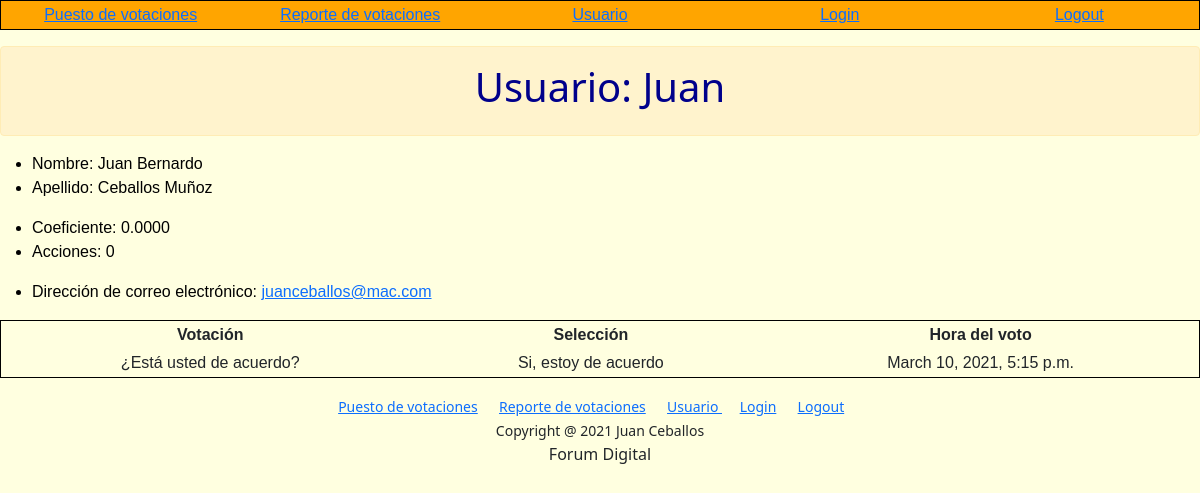
The page /users/ (signed in) on the database as committed earlier.
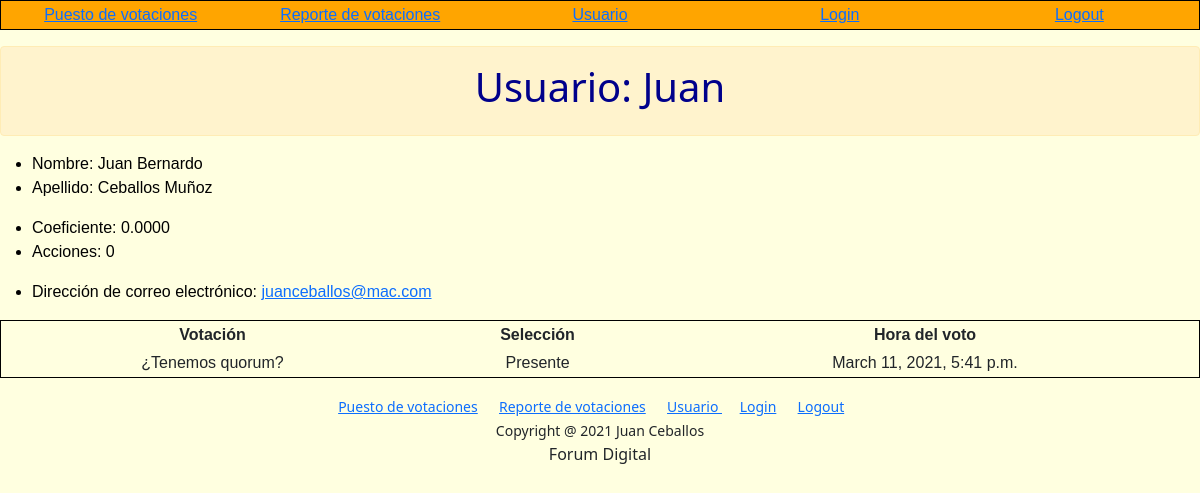
The same page on the database as committed later.
### poll/models.py (models this page shows, shortened)
class Vote(models.Model):
    poll = models.ForeignKey(Poll, on_delete=models.CASCADE, related_name="questions")
    option = models.ForeignKey(Option, on_delete=models.CASCADE, related_name="choices")
    voter = models.ForeignKey(User, on_delete=models.CASCADE, related_name="votes")
    vote_time = models.DateTimeField()

class Poll(models.Model):
    class Method(models.TextChoices):
        MAYORIA_CALIFICADA = 'Mayoria Calificada'
        MAYORIA_SIMPLE = 'Mayoría Simple'
        VERIFICA_QUORUM = 'Verificación del Quorum'
    class Criteria(models.TextChoices):
        INDIVIDUAL = 'Individual'
        COEFICIENT = 'Coeficiente'
        SHARES = 'Acciones'
    question = models.CharField(max_length=127)
    method = models.CharField(max_length=23, choices=Method.choices, default=Method.MAYORIA_CALIFICADA)
    parameter = models.DecimalField(max_digits=2, decimal_places=2,default=0.70)
    criteria = models.CharField(max_length=11, choices=Criteria.choices, default=Criteria.COEFICIENT)
    max_voters = models.IntegerField(default=0)
    max_shares = models.IntegerField(default=0)
    start_time = models.DateTimeField()
    end_time = models.DateTimeField()
    def __str__(self):
        return f"{self.question}"

class Option(models.Model):
    poll = models.ForeignKey(Poll, on_delete=models.CASCADE, related_name="poll")
    answer = models.CharField(max_length=127)
    coeficient = models.DecimalField(max_digits=4, decimal_places=4, default=0.0)
    votes = models.IntegerField(default=0)
    shares = models.IntegerField(default=0)
    def __str__(self):
        return f"{self.answer}"

### users/views.py (the view)
# urls.py: path("", views.index, name="index"),
def index(request):
    if not request.user.is_authenticated:
        return HttpResponseRedirect(reverse("login"))
    return render(request, "users/user.html", {
        "votos": request.user.votes.all()
    })

### users/templates/users/user.html (shortened to what this page needs)
{% extends "poll/layout.html" %}
{% block body %}
    <div>
        <div class="alert alert-warning" role="alert">
            <h1>Usuario: {{ request.user }}</h1>
        </div>
        <ul>
            <li>Nombre:  {{ request.user.first_name }} </li>
            <li>Apellido: {{ request.user.last_name }}</li>
            <li>Coeficiente: {{ request.user.profile.coeficient }}</li>
            <li>Acciones: {{ request.user.profile.shares }}</li>
            <li>
                Dirección de correo electrónico: <a href="mailto:{{ request.user.email }}">{{ request.user.email }} </a>
            </li>
        </ul>
        <table>
            <thead>
                <th>Votación</th>
                <th>Selección</th>
                <th>Hora del voto</th>
            </thead>
            <tbody>
                {% for vote in votos %}
                    <tr>
                        <td>{{ vote.poll }}</td>
                        <td>{{ vote.option }}</td>
                        <td>{{ vote.vote_time }}</td>
                    </tr>
                    {% empty %}
                    <h2>No hay votos registrados</h2>
                {% endfor %}
            </tbody>
        </table>
    </div>
{% endblock %}

Rows that differ between the two databases and show on the page:
removed Vote: poll "¿Está usted de acuerdo?", option "Si, estoy de acuerdo", vote_time "March 10, 2021, 5:15 p.m."
added Vote: poll "¿Tenemos quorum?", option "Presente", vote_time "March 11, 2021, 5:41 p.m."
